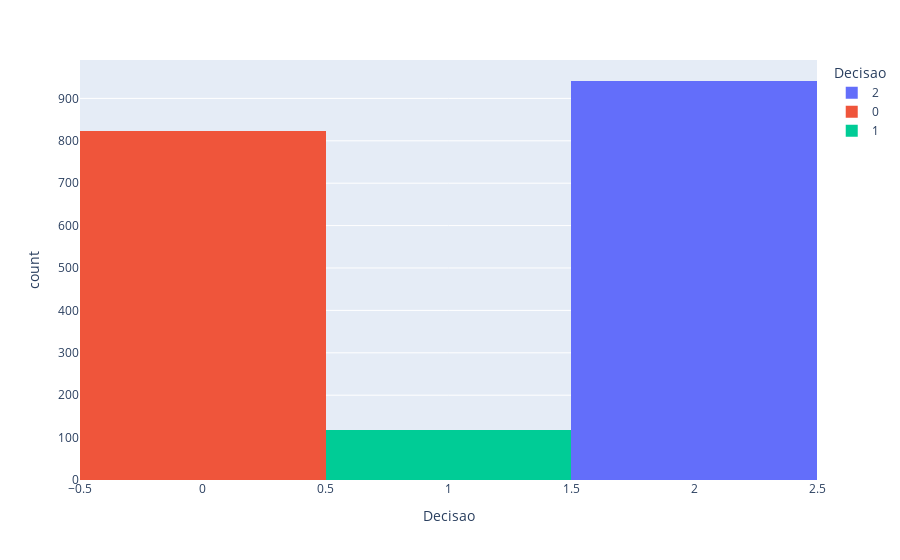

The cell this chart's notebook holds for it:
### Markdown cell above
#### 1. Quantidade de Respostas em cada Tipo de Decisão

### Code cell
import plotly.express as px
import matplotlib.pyplot as plt
import seaborn as sns

display(base_dados['Decisao'].value_counts(normalize=True).map('{:.1%}'.format))
fig = px.histogram(base_dados, x='Decisao', color='Decisao')
fig.show()

### Figure 1 — Plotly figure (JSON) as saved in the notebook; plotly's stock layout.template omitted (floating-point values rounded to 4 significant figures; data arrays with more than 128 entries replaced by an {"elided": "..."} marker saying what was removed)
{"data": [{"alignmentgroup": "True", "bingroup": "x", "hovertemplate": "Decisao=%{x}<br>count=%{y}<extra></extra>", "legendgroup": "2", "marker": {"color": "#636efa"}, "name": "2", "offsetgroup": "2", "orientation": "v", "showlegend": true, "type": "histogram", "x": {"elided": "941 int values"}, "xaxis": "x", "yaxis": "y"}, {"alignmentgroup": "True", "bingroup": "x", "hovertemplate": "Decisao=%{x}<br>count=%{y}<extra></extra>", "legendgroup": "0", "marker": {"color": "#EF553B"}, "name": "0", "offsetgroup": "0", "orientation": "v", "showlegend": true, "type": "histogram", "x": {"elided": "823 int values"}, "xaxis": "x", "yaxis": "y"}, {"alignmentgroup": "True", "bingroup": "x", "hovertemplate": "Decisao=%{x}<br>count=%{y}<extra></extra>", "legendgroup": "1", "marker": {"color": "#00cc96"}, "name": "1", "offsetgroup": "1", "orientation": "v", "showlegend": true, "type": "histogram", "x": [1, 1, 1, 1, 1, 1, 1, 1, 1, 1, 1, 1, 1, 1, 1, 1, 1, 1, 1, 1, 1, 1, 1, 1, 1, 1, 1, 1, 1, 1, 1, 1, 1, 1, 1, 1, 1, 1, 1, 1, 1, 1, 1, 1, 1, 1, 1, 1, 1, 1, 1, 1, 1, 1, 1, 1, 1, 1, 1, 1, 1, 1, 1, 1, 1, 1, 1, 1, 1, 1, 1, 1, 1, 1, 1, 1, 1, 1, 1, 1, 1, 1, 1, 1, 1, 1, 1, 1, 1, 1, 1, 1, 1, 1, 1, 1, 1, 1, 1, 1, 1, 1, 1, 1, 1, 1, 1, 1, 1, 1, 1, 1, 1, 1, 1, 1, 1, 1], "xaxis": "x", "yaxis": "y"}], "layout": {"barmode": "relative", "legend": {"title": {"text": "Decisao"}, "tracegroupgap": 0}, "margin": {"t": 60}, "xaxis": {"anchor": "y", "categoryarray": [2, 0, 1], "categoryorder": "array", "domain": [0, 1], "title": {"text": "Decisao"}}, "yaxis": {"anchor": "x", "domain": [0, 1], "title": {"text": "count"}}}}
